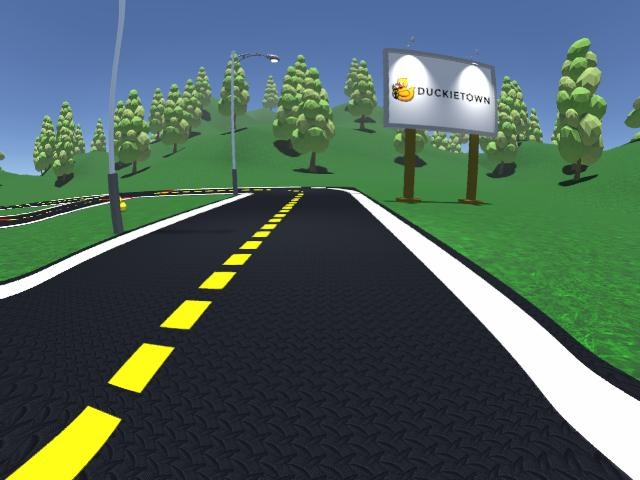
#> input picture assets/extrinsics/scenario0/frame1_distorted.jpg, 640 x 480 px, given in place of gui_active.png, which was not available
$ jupyter execute --allow-errors 21-extrinsics-calibration-simulation.ipynb   (shell and % lines are left out)   (older library calls are emulated)   (text cells are left out)
#> lines starting #> are read from the running program, lines starting #| are printed output that depends on the picture; pictures that were not available may be replaced by others from this repository, and a replacement may not be noted
### src/dt_computer_vision/camera/calibration/extrinsics/rendering.py
import os
from typing import List, Tuple, Optional, Union

import numpy as np
import cv2

from dt_computer_vision.ground_projection.types import GroundPoint
from .boards import CalibrationBoard
from ... import BGRImage, Pixel

from dt_computer_vision.ground_projection.rendering import draw_grid_image, robot_to_image_frame

assets_dir: str = os.path.abspath(os.path.join(os.path.dirname(__file__), "assets"))
gui_active_background_image_fpath: str = os.path.join(assets_dir, "gui_active.png")
gui_active_background_image: BGRImage = cv2.imread(gui_active_background_image_fpath)
#> gui_active_background_image is the input picture: shape (480, 640, 3); mean B, G, R 92, 99.2, 77.2
gui_inactive_background_image_fpath: str = os.path.join(assets_dir, "gui_inactive.png")
gui_inactive_background_image: BGRImage = cv2.imread(gui_inactive_background_image_fpath)
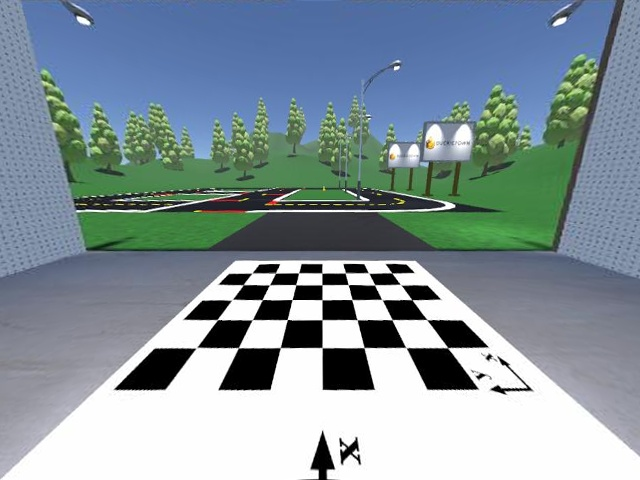
#> input picture assets/extrinsics/scenario0/frame0_rectified.jpg, 640 x 480 px, given in place of gui_inactive.png, which was not available
#> gui_inactive_background_image is the input picture: shape (480, 640, 3); mean B, G, R 156.4, 148.7, 132.5
validation_gui_active_background_image_fpath: str = os.path.join(assets_dir, "validation_gui.png")
validation_gui_active_background_image: BGRImage = cv2.imread(validation_gui_active_background_image_fpath)

GUI_LEFT_IMAGE_ROI = (20, 20, 640, 480)
GUI_RIGHT_IMAGE_ROI = (700, 20, 560, 480)
GUI_BOX1_ROI = (20, 575, 300, 95)
GUI_BOX2_ROI = (355, 575, 300, 95)
GUI_BOX3_ROI = (700, 575, 300, 95)

GUI_BTN1_ROI = (1080, 630, 145, 68)
GUI_BTN2_ROI = (1080, 530, 145, 68)

VALIDATION_GUI_LEFT_IMAGE_ROI = (20, 20, 640, 480)
VALIDATION_GUI_RIGHT_IMAGE_ROI = (700, 20, 560, 480)
VALIDATION_GUI_BTN1_ROI = (1080, 550, 145, 120)

GUI_SIZE: Tuple[int, int] = gui_active_background_image.shape[:2][::-1]
#> GUI_SIZE = (640, 480)
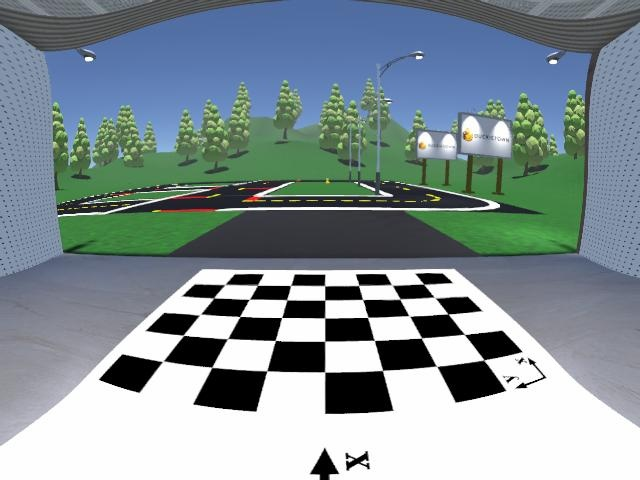
#> input picture assets/extrinsics/scenario0/frame0_distorted.jpg, 640 x 480 px
#> further down, image is the input picture: shape (480, 640, 3); mean B, G, R 149.9, 145.2, 130.5

GRID_SIZE: int = 2
# dimension in meters of each cell
RESOLUTION: float = 0.1
# how often (number of cells) do we draw a tick with the value
TICKS_EVERY: int = 1
# everything here is calibrated for a 1000x1000 image
SCALE: int = 1000
S_PADDING: int = 60
S_GRID_THICKNESS: int = 1
S_FONT_SIZE: int = 2
S_FONT_THICKNESS: int = 2


def draw_corners(image: BGRImage, board: CalibrationBoard, corners: List[Pixel]) -> BGRImage:
    """
    Draws the given corners on the given image.

    Note:
        The provided image should be rectified.

    Args:
        image (np.ndarray):         A color (3-channel) OpenCV image
        board (dt_computer_vision.camera.calibration.extrinsics.boards.CalibrationBoard):
                                    The calibration board to look for
        corners: (List[Pixel]): Corners as returned by
        ``dt_computer_vision.camera.calibration.extrinsics.chessboard.find_corners``

    Returns:
        np.ndarray: The estimated homography

    Raises:
        RuntimeError: If no corners were found in image, or the corners couldn't be rearranged

    """
    grayscale = cv2.cvtColor(cv2.cvtColor(image, cv2.COLOR_BGR2GRAY), cv2.COLOR_GRAY2BGR)
    corners_num = (board.columns, board.rows)
    # opencv wants corners in an array of shape [N, 1, 2]
    corners = np.expand_dims([c.as_array() for c in corners], axis=1)
    # draw chessboard on image
    return cv2.drawChessboardCorners(grayscale, corners_num, corners, True)


# [163 lines left out: functions draw_gui, top_view_projected_corners, draw_validation_gui, not called in this run]

### src/dt_computer_vision/camera/calibration/extrinsics/boards.py
import dataclasses
from enum import Enum
from typing import List
import numpy as np

from ...types import Size, Point

from dt_computer_vision.ground_projection import GroundPoint

class ReferenceFrame(Enum):
    BOARD=0
    ROBOT=1

@dataclasses.dataclass
class CalibrationBoard:
    rows: int
    columns: int
    square_size: float
    x_offset: float
    y_offset: float

    @property
    def size(self) -> Size:
        return Size(x=self.square_size * self.rows, y=self.square_size * self.columns)

    @property
    def chessboard_offset(self) -> Point:
        return Point(self.x_offset, self.y_offset)

    def corners(self, reference_frame : ReferenceFrame = ReferenceFrame.ROBOT) -> List[GroundPoint]:
        """Obtain a list of ground points of the interior corners of the calibration board.

        Args:
            reference_frame (ReferenceFrame, optional): Reference frame in which to express the board points. Defaults to ReferenceFrame.ROBOT.

        Returns:
            List[GroundPoint]: _description_
        """
        # ground points, easily reconstructable given a known board
        ground_corners: List[GroundPoint] = []
        square_size = self.square_size

        if reference_frame == ReferenceFrame.BOARD:
            # In this case we express the board coordinates in the board's frame
            # OpenCV labels corners left-to-right, top-to-bottom, let's do the same
            for i in range(self.rows):
                for j in range(self.columns):
                    object_point = np.array([j * square_size, i * square_size])
                    ground_corners.append(GroundPoint(*object_point))
            # ---
            return ground_corners

        elif reference_frame == ReferenceFrame.ROBOT:
            # In this case we express the board coordinates in the robot's frame
            board_offset = np.array([self.x_offset, self.y_offset])

            # OpenCV labels corners left-to-right, top-to-bottom, let's do the same
            for i in range(self.rows):
                for j in range(self.columns):
                    object_point = np.array([(self.rows-i) * square_size, - (j+1) * square_size]) + board_offset
                    ground_corners.append(GroundPoint(*object_point))
            # ---
            return ground_corners


CalibrationBoard8by6 = CalibrationBoard(
    rows=5,
    columns=7,
    square_size=0.031,
    x_offset=0.16,
    y_offset=0.124,
)

CalibrationBoardDD24 = CalibrationBoard(
    rows=5,
    columns=7,
    square_size=0.017,
    x_offset=0.25,
    y_offset=-0.080,
)

### src/dt_computer_vision/camera/calibration/extrinsics/chessboard.py
from itertools import product
from typing import List, Tuple

import cv2
import numpy as np

from ...types import RegionOfInterest
from ....ground_projection.types import GroundPoint
from .boards import CalibrationBoard
from .exceptions import NoCornersFoundException
from ... import BGRImage, Pixel, CameraModel

from ... import NormalizedImagePoint


def find_corners(image: BGRImage, board: CalibrationBoard, win_size: int = 3, enforce_orientation: bool = True) -> List[Pixel]:
    """
    Finds the corners of the given board in the given image.

    Note:
        The provided image should be rectified.

    Args:
        image (:obj:``numpy array``): A color (3-channel) OpenCV image
        board (:obj:``dt_computer_vision.camera.calibration.extrinsics.boards.CalibrationBoard``):
            The calibration board to look for
        camera (:obj:``dt_computer_vision.camera.types.CameraModel``): Camera
        win_size (:obj:``int``):    Window size for the corner detection

    Returns:
        :obj:``list[dt_computer_vision.camera.Pixel]``: Corners detected in the given image,
        ordered in row-major order (left-right, top-bottom).

    Raises:
        RuntimeError: If no corners were found in image, or the corners couldn't be rearranged

    """
#> called with win_size = 3, enforce_orientation = True
    grayscale = cv2.cvtColor(image, cv2.COLOR_BGR2GRAY)
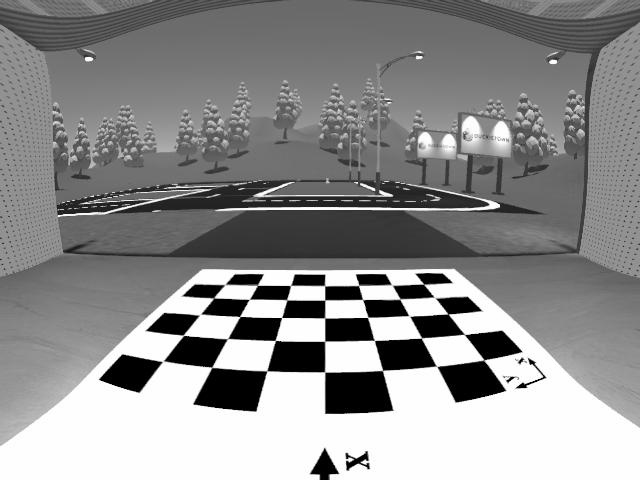
#> grayscale: shape (480, 640); min 0, max 255, mean 141.3
    corners_num = (board.columns, board.rows)

    # find corners in the image
    ret, corners = cv2.findChessboardCorners(image, corners_num)
#> ret = True; corners = 35 rows, first 8: [483.8, 360], [436.8, 366.5], [382.5, 370.5], [324.6, 371.9], [266.9, 370.7], [211.7, 367.3], [162.5, 361.6], [464.5, 334.5]
    if not ret:
        raise NoCornersFoundException(
            "No corners found in image, or the corners couldn't be "
            "rearranged. Make sure the camera is positioned correctly."
        )

    # refine corners' position
    criteria = (cv2.TERM_CRITERIA_EPS + cv2.TERM_CRITERIA_MAX_ITER, 100, 0.001)
    winSize = (win_size, win_size)
    corners = cv2.cornerSubPix(grayscale, corners, winSize=winSize, zeroZone=(-1, -1), criteria=criteria)
#> corners = 35 rows, first 8: [483.8, 360.1], [436.7, 366.4], [382.5, 370.5], [324.7, 371.9], [266.9, 370.8], [211.7, 367.3], [162.8, 361.4], [464.4, 334.4]

    # findChessboardCorners gives us the corners in row-major order (N x 1 x 2), return a list of Pixel objects
    corners = [Pixel(c[0][0], c[0][1]) for c in corners]
#> corners = 35 items

    # we want the first corner to be the top-left corner
    first_corner = corners[0]
    last_corner = corners[-1]

    if enforce_orientation:
        if first_corner.x > last_corner.x and first_corner.y > last_corner.y:
            # Corners are in the incorrect order, we need to reverse them
            corners = corners[::-1]
        elif first_corner.x < last_corner.x and first_corner.y < last_corner.y:
            # Corners are in the correct order
            pass
        else:
            raise NoCornersFoundException(
                "The corners couldn't be rearranged. Make sure the camera is positioned correctly."
            )
    # ---
    return corners


ImagePoints = List[NormalizedImagePoint]
GroundPointsComputed = List[GroundPoint]
GroundPointsProjected = List[GroundPoint]


# [93 lines left out: functions get_ground_corners_and_error, compute_placement_error, compute_homography_maps, not called in this run]

### src/dt_computer_vision/camera/types.py
import dataclasses
from typing import Optional, Tuple

import cv2
import numpy as np
import yaml

from dt_computer_vision.camera.homography import Homography

from .utils import invert_map, ensure_ndarray
import yaml

PLUMB_BOB = "plumb_bob"
EQUIDISTANT = "equidistant"
DISTORTION_COEFFICIENTS = {PLUMB_BOB: 5, EQUIDISTANT: 4}

BGRImage = np.ndarray
RGBImage = np.ndarray
HSVImage = np.ndarray
GRAYImage = np.ndarray


@dataclasses.dataclass
class Point:
    """
    A generic 2D point.
    """
    x: float
    y: float

    def as_array(self) -> np.ndarray:
        return np.array([self.x, self.y])

    def __repr__(self):
        return f"P({round(self.x, 4)}, {round(self.y, 4)})"

    def __add__(self, other: 'Point') -> 'Point':
        return Point(self.x + other.x, self.y + other.y)

    def __sub__(self, other: 'Point') -> 'Point':
        return Point(self.x - other.x, self.y - other.y)

    def __truediv__(self, scalar: float) -> 'Point':
        return Point(self.x / scalar, self.y / scalar)

    def __mul__(self, scalar: float) -> 'Pixel':
        return Pixel(self.x * scalar, self.y * scalar)


class Pixel(Point):

    def as_integers(self) -> np.ndarray:
        return np.array([int(self.x), int(self.y)], dtype=int)

    def __repr__(self):
        return f"P({round(self.x, 4)}, {round(self.y, 4)})"

    def __truediv__(self, scalar: float) -> 'Pixel':
        return Pixel(self.x / scalar, self.y / scalar)

    def __sub__(self, other: 'Pixel') -> 'Pixel':
        return Pixel(self.x - other.x, self.y - other.y)

    def __mul__(self, scalar: float) -> 'Pixel':
        return Pixel(self.x * scalar, self.y * scalar)

class NormalizedImagePoint(Point):
    """
    Image point normalized using the camera intrinsics.
    The normalized coordinates are defined as follows:
        u=(x-cx)/fx, v=(y-cy)/fy
    """
    pass


@dataclasses.dataclass
class ResolutionIndependentImagePoint(Point):

    # [4 lines left out: function __post_init__, not called in this run]


class Size(Point):

    def __repr__(self):
        return f"S({round(self.x, 4)}, {round(self.y, 4)})"


@dataclasses.dataclass
class RegionOfInterest:
    """
    A generic 2D region.
    """
    origin: Point
    size: Size


class Rectifier:
    """
    Handles the Rectification operations.

    """

    # [71 lines left out: functions __init__, _init_rectify_maps, rectify_pixel, rectify, distort, not called in this run]


@dataclasses.dataclass
class CameraModel:
    """
    Class describing a camera model.

    The following conventions for coordinates are used (W: image width, H: image height):

    - resolution-dependent: [0, W] x [0, H]      (or "image coordinates")
    - resolution-independent: [0, 1] x [0, 1]
    - normalized coordinates: [-inf, +inf] x [-inf, +inf]
    """
    width: int
    height: int
    K: np.ndarray
    D: np.ndarray
    P: np.ndarray
    R: Optional[np.ndarray] = dataclasses.field(default_factory=lambda: np.eye(3))
    H: Optional[np.ndarray] = None
    distortion_model: str = PLUMB_BOB

    rectifier: Rectifier = dataclasses.field(init=False)

    # [10 lines left out: function __post_init__, not called in this run]

    @property
    def is_fisheye(self) -> bool:
        return self.distortion_model == EQUIDISTANT

    # [6 lines left out: function _rectified_K, not called in this run]

    @property
    def fx(self) -> float:
        return self.K[0, 0]

    @property
    def fy(self) -> float:
        return self.K[1, 1]

    @property
    def cx(self) -> float:
        return self.K[0, 2]

    @property
    def cy(self) -> float:
        return self.K[1, 2]

    @property
    def principal_point(self) -> Pixel:
        return Pixel(self.cx, self.cy)

    def get_shape(self) -> Tuple[int, int]:
        """returns (height, width) of image"""
        return self.height, self.width

    # [76 lines left out: functions vector2pixel, pixel2vector, cropped, scaled, not called in this run]

    def downsample(self, binning: int) -> 'CameraModel':
        return self.scaled(1.0 / binning)

    # [164 lines left out: functions pixel2independent, independent2pixel, homography_vector2independent, homography_pixel2vector, homography_vector2pixel, homography_independent2vector and 4 more, not called in this run]

### notebooks/21-extrinsics-calibration-simulation.ipynb
[cell 1]

import os
from typing import List

import cv2
import matplotlib.pyplot as plt
import numpy as np

from dt_computer_vision.camera import CameraModel, Pixel
from dt_computer_vision.camera.calibration.extrinsics.boards import (
    CalibrationBoard8by6,
    ReferenceFrame
)
from dt_computer_vision.camera.calibration.extrinsics.chessboard \
    import find_corners
from dt_computer_vision.camera.calibration.extrinsics.rendering \
    import draw_corners
from dt_computer_vision.camera.calibration.extrinsics.ransac import (
    estimate_homography
)

[cell 2]
this_dir: str = os.path.abspath('')
assets_dir: str = os.path.join(this_dir, "..", "assets", "extrinsics",
                               "scenario0")
image_fpath: str = os.path.join(assets_dir, "frame0_distorted.jpg")
image: np.ndarray = cv2.imread(image_fpath)
board = CalibrationBoard8by6

#> (the rest of this cell did not finish here and is left out)

#> (a cell that did not finish here is left out)

[cell 4]
# find corners
corners: List[Pixel] = find_corners(image, board)
#> corners = 35 items
print(f"Found {len(corners)} corners.")
#| Found 35 corners.
assert len(corners) == (board.columns) * (board.rows)

[cell 5]
# draw detected corners on top of the image
image_w_corners = draw_corners(image, board, corners)
#> in draw_corners, `corners = np.expand_dims([c.as_array() for c in corners], axis=1)`: corners = 35 rows, first 8: [225, 284.5], [257.4, 285.2], [290.5, 285.5], [324.6, 285.7], [358.6, 285.4], [392, 285], [423.7, 284.2], [213.6, 297.9]
#> in draw_corners, `return cv2.drawChessboardCorners(grayscale, corners_num, corners, True)`:
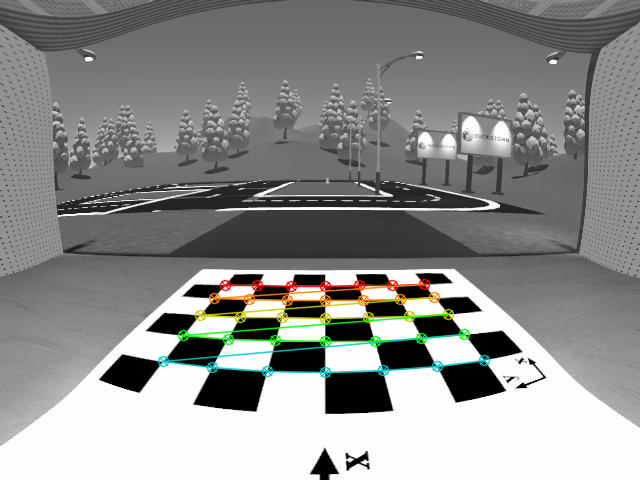
#> returned value: shape (480, 640, 3); mean B, G, R 140, 141.8, 141.1
image_w_corners_rgb = cv2.cvtColor(image_w_corners, cv2.COLOR_BGR2RGB)
plt.imshow(image_w_corners_rgb)

[cell 6]
# estimate homography
from dt_computer_vision.camera.calibration.extrinsics.boards import ReferenceFrame


#> (the rest of this cell did not finish here and is left out)
